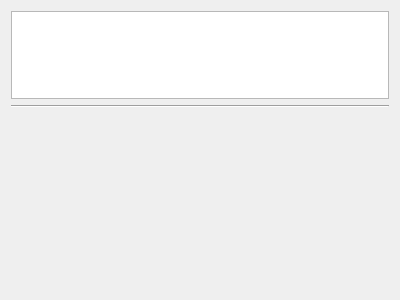
<?xml version="1.0" encoding="UTF-8"?>
<ui version="4.0">
 <class>LayersView</class>
 <widget class="QWidget" name="LayersView">
  <property name="geometry">
   <rect>
    <x>0</x>
    <y>0</y>
    <width>400</width>
    <height>300</height>
   </rect>
  </property>
  <property name="windowTitle">
   <string> Layers browser</string>
  </property>
  <layout class="QVBoxLayout" name="verticalLayout" stretch="1,0,2">
   <item>
    <widget class="Gui::LayersListWidget" name="_layers">
     <property name="acceptDrops">
      <bool>false</bool>
     </property>
     <property name="layoutDirection">
      <enum>Qt::LeftToRight</enum>
     </property>
     <property name="showDropIndicator" stdset="0">
      <bool>true</bool>
     </property>
     <property name="dragEnabled">
      <bool>true</bool>
     </property>
     <property name="dragDropMode">
      <enum>QAbstractItemView::InternalMove</enum>
     </property>
     <property name="defaultDropAction">
      <enum>Qt::IgnoreAction</enum>
     </property>
     <property name="alternatingRowColors">
      <bool>true</bool>
     </property>
     <property name="selectionBehavior">
      <enum>QAbstractItemView::SelectItems</enum>
     </property>
     <property name="flow">
      <enum>QListView::TopToBottom</enum>
     </property>
     <property name="spacing">
      <number>5</number>
     </property>
     <property name="uniformItemSizes">
      <bool>true</bool>
     </property>
     <property name="selectionRectVisible">
      <bool>true</bool>
     </property>
    </widget>
   </item>
   <item>
    <widget class="Line" name="line">
     <property name="orientation">
      <enum>Qt::Horizontal</enum>
     </property>
    </widget>
   </item>
   <item>
    <widget class="Gui::PropertyEditor" name="_editor" native="true"/>
   </item>
  </layout>
 </widget>
 <customwidgets>
  <customwidget>
   <class>Gui::PropertyEditor</class>
   <extends>QWidget</extends>
   <header>Gui/PropertyEditor.h</header>
   <container>1</container>
  </customwidget>
  <customwidget>
   <class>Gui::LayersListWidget</class>
   <extends>QListWidget</extends>
   <header>Gui/LayersView.h</header>
  </customwidget>
 </customwidgets>
 <resources/>
 <connections/>
</ui>
